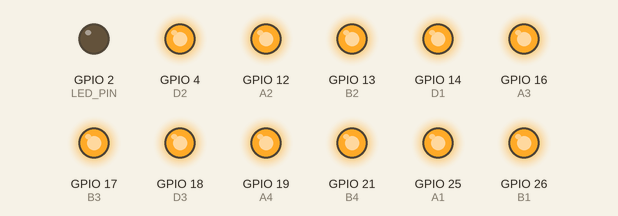
A sketch run on a simulated ESP32. On the bench: output pins drawn as LEDs (lit = HIGH). WiFi joins after 1.5 s; servers stay silent unless stated; network time is answered at once with the bench clock; the local clock reads 2024-03-15 10:24:30 at power-on unless the sketch sets it; pins used as bus, display or sensor lines are not drawn; what the sketch prints to the serial monitor is not drawn.

Above: at 0.1 s.
At 1.6 s:
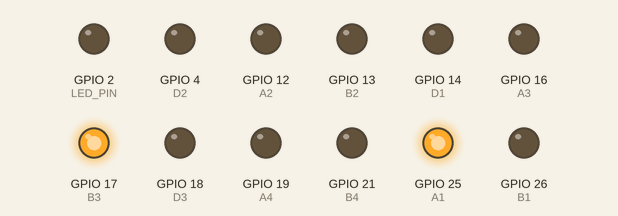
At 30.1 s:
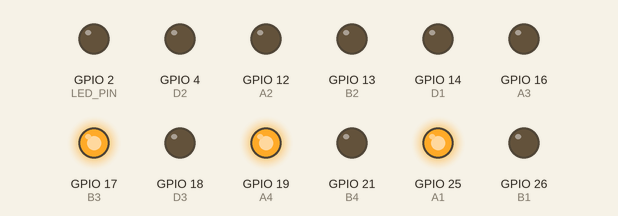
Timing chart, 0 to 31.6 s (numbered marks = the images above):
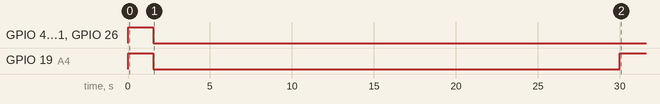

The sketch:

NixieClock.ino
```cpp
/*
 * @title Nixie Clock ESP32
 * @version 0.1.0
 * @author: Tobias Wagner
 * @ide: Arduino 1.8.9
 *
 * NTP time
 */

//#include <FastLED.h>
#include <Time.h>
#include <TimeLib.h>
#include <NTPClient.h>
#include <WiFi.h>
#include <Wire.h>

#define LED_PIN     2
#define NUM_LEDS    4
#define A1 25
#define B1 26
#define C1 27
#define D1 14
#define A2 12
#define B2 13
#define C2 15
#define D2 4
#define A3 16
#define B3 17
#define C3 5
#define D3 18
#define A4 19
#define B4 21
#define C4 22
#define D4 23
#define AUX_1 32
#define AUX_2 33

char A[4] = {A1, A2, A3, A4};
char B[4] = {B1, B2, B3, B4};
char C[4] = {C1, C2, C3, C4};
char D[4] = {D1, D2, D3, D4};

const char *ssid     = "YOUR_SSID";
const char *password = "YOUR_PW";

int zero;
int one;
int two;
int three;
int epochhour = 0;
int epochminute = 0;
int epochsec = 0;
unsigned long epoch = 1571270400;
unsigned long fetchedTime = 0;

int every_min = 0;

WiFiUDP udp;

NTPClient timeClient(udp, "europe.pool.ntp.org", 1*3600, 60000); //1* = GMT:+1

//CRGB leds[NUM_LEDS];
//CHSV colour( 0, 255, 180);


void setup(){
  pinMode(LED_PIN, OUTPUT);
  pinMode(A1, OUTPUT);
  pinMode(B1, OUTPUT);
  pinMode(C1, OUTPUT);
  pinMode(D1, OUTPUT);
  pinMode(A2, OUTPUT);
  pinMode(B2, OUTPUT);
  pinMode(C2, OUTPUT);
  pinMode(D2, OUTPUT);
  pinMode(A3, OUTPUT);
  pinMode(B3, OUTPUT);
  pinMode(C3, OUTPUT);
  pinMode(D3, OUTPUT);
  pinMode(A4, OUTPUT);
  pinMode(B4, OUTPUT);
  pinMode(C4, OUTPUT);
  pinMode(D4, OUTPUT);
  for (char i = 0; i < 4; i++) {
    digitalWrite(A[i], HIGH);
    digitalWrite(B[i], HIGH);
    digitalWrite(C[i], HIGH);
    digitalWrite(D[i], HIGH);
  }
  Serial.begin(115200);
  WiFi.begin(ssid, password);

  //FastLED.addLeds<WS2812, LED_PIN, GRB>(leds, NUM_LEDS);
  //FastLED.setBrightness(255);

  while (WiFi.status() != WL_CONNECTED) {
    delay(500);
    Serial.print(".");
  }
  Serial.println("connected");

  timeClient.begin();
}


boolean summertime_EU(int year, byte month, byte day, byte hour, byte tzHours)
// European Daylight Savings Time calculation by "jurs" for German Arduino Forum
// input parameters: "normal time" for year, month, day, hour and tzHours (0=UTC, 1=MEZ)
// return value: returns true during Daylight Saving Time, false otherwise
{
  if (month<3 || month>10) return false; // keine Sommerzeit in Jan, Feb, Nov, Dez
  if (month>3 && month<10) return true; // Sommerzeit in Apr, Mai, Jun, Jul, Aug, Sep
  if (month==3 && (hour + 24 * day)>=(1 + tzHours + 24*(31 - (5 * year /4 + 4) % 7)) || month==10 && (hour + 24 * day)<(1 + tzHours + 24*(31 - (5 * year /4 + 1) % 7)))
    return true;
  else
    return false;
}


void loop() {

  //get time
  timeClient.update();
  epoch = timeClient.getEpochTime();
  if (summertime_EU(year(epoch), month(epoch), day(epoch), hour(epoch), 1) == true)
  {
    epoch += 3600;
  }
  epochhour = (epoch  % 86400L) / 3600;
  epochminute =(epoch % 3600) / 60;
  epochsec =(epoch % 60);

  zero = (epochhour / 10) % 10;
  one = epochhour % 10;
  two =  (epochminute / 10) % 10;
  three = epochminute % 10;


  if (every_min != epochminute)
  {
    writenumber(0, zero);
    writenumber(1, one);
    writenumber(2, two);
    writenumber(3, three);
    Serial.print(zero);
    Serial.print(one);
    Serial.print(":");
    Serial.print(two);
    Serial.println(three);
    every_min = epochminute;
  }

  //FastLED.show();

}

void writenumber(int a, int b) {
  switch (b) {
    case 0:
      digitalWrite(A[a], LOW);
      digitalWrite(B[a], LOW);
      digitalWrite(C[a], LOW);
      digitalWrite(D[a], LOW);
      break;
    case 1:
      digitalWrite(A[a], HIGH);
      digitalWrite(B[a], LOW);
      digitalWrite(C[a], LOW);
      digitalWrite(D[a], LOW);
      break;
    case 2:
      digitalWrite(A[a], LOW);
      digitalWrite(B[a], HIGH);
      digitalWrite(C[a], LOW);
      digitalWrite(D[a], LOW);
      break;
    case 3:
      digitalWrite(A[a], HIGH);
      digitalWrite(B[a], HIGH);
      digitalWrite(C[a], LOW);
      digitalWrite(D[a], LOW);
      break;
    case 4:
      digitalWrite(A[a], LOW);
      digitalWrite(B[a], LOW);
      digitalWrite(C[a], HIGH);
      digitalWrite(D[a], LOW);
      break;
    case 5:
      digitalWrite(A[a], HIGH);
      digitalWrite(B[a], LOW);
      digitalWrite(C[a], HIGH);
      digitalWrite(D[a], LOW);
      break;
    case 6:
      digitalWrite(A[a], LOW);
      digitalWrite(B[a], HIGH);
      digitalWrite(C[a], HIGH);
      digitalWrite(D[a], LOW);
      break;
    case 7:
      digitalWrite(A[a], HIGH);
      digitalWrite(B[a], HIGH);
      digitalWrite(C[a], HIGH);
      digitalWrite(D[a], LOW);
      break;
    case 8:
      digitalWrite(A[a], LOW);
      digitalWrite(B[a], LOW);
      digitalWrite(C[a], LOW);
      digitalWrite(D[a], HIGH);
      break;
    case 9:
      digitalWrite(A[a], HIGH);
      digitalWrite(B[a], LOW);
      digitalWrite(C[a], LOW);
      digitalWrite(D[a], HIGH);
      break;
  }
}

void off(int a) {
  digitalWrite(A[a], HIGH);
  digitalWrite(B[a], HIGH);
  digitalWrite(C[a], HIGH);
  digitalWrite(D[a], HIGH);
}
```

Measured:
- by itself, GPIO 4 (D2), GPIO 12 (A2), GPIO 13 (B2), GPIO 14 (D1), GPIO 16 (A3), GPIO 18 (D3), GPIO 21 (B4), GPIO 26 (B1): HIGH → LOW at 1.5 s
- by itself, GPIO 19 (A4): HIGH → LOW at 1.5 s, → HIGH 28.5 s later
